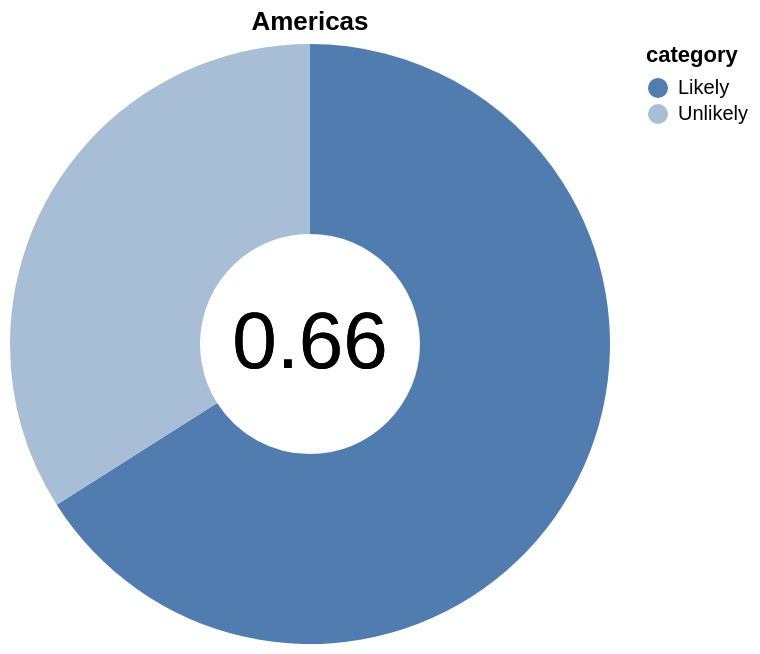

This figure's Vega-Lite source:
### Vega-Lite specification from a JSON file in a GitHub repository (floating-point values rounded to 4 significant figures)
{"$schema": "https://vega.github.io/schema/vega-lite/v5.json", "title": "Americas", "data": {"values": [{"category": "Likely", "value": 0.66}, {"category": "Unlikely", "value": 0.34}]}, "layer": [{"mark": {"type": "arc", "innerRadius": 55}, "encoding": {"theta": {"field": "value", "type": "quantitative"}, "color": {"field": "category", "scale": {"range": ["#507caf", "#a8bed7"]}}, "tooltip": [{"field": "value", "type": "quantitative", "title": "Proportion"}, {"field": "category", "type": "nominal", "title": "Likelihood to Report"}]}}, {"mark": {"type": "text", "text": "0.66", "fontSize": 40}, "encoding": {"color": {"value": "black"}}}]}
